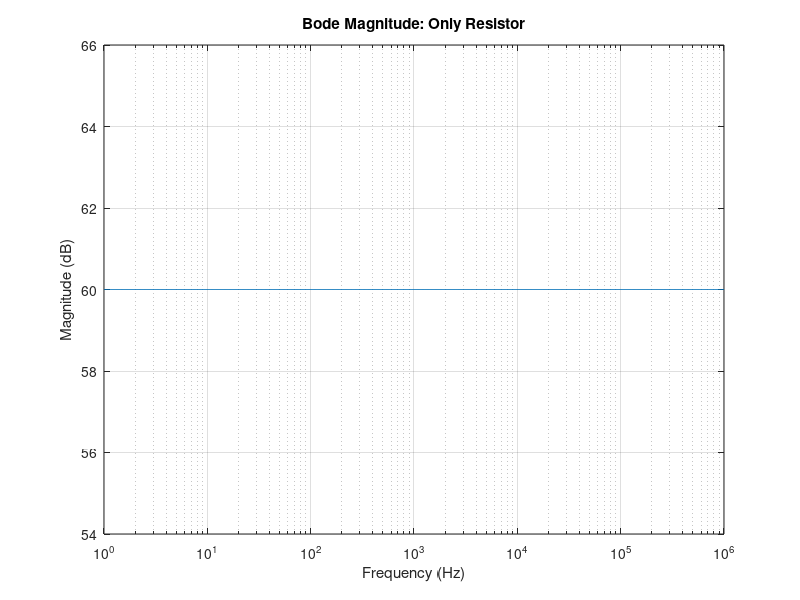
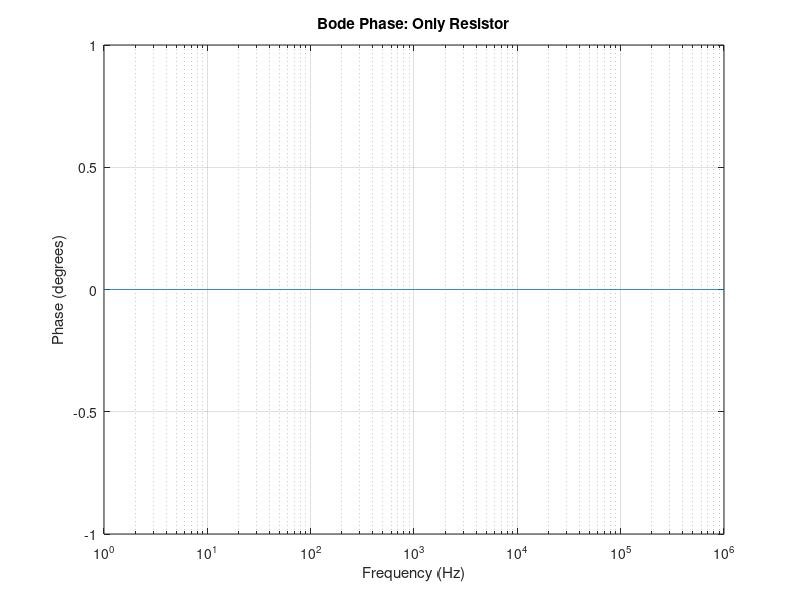
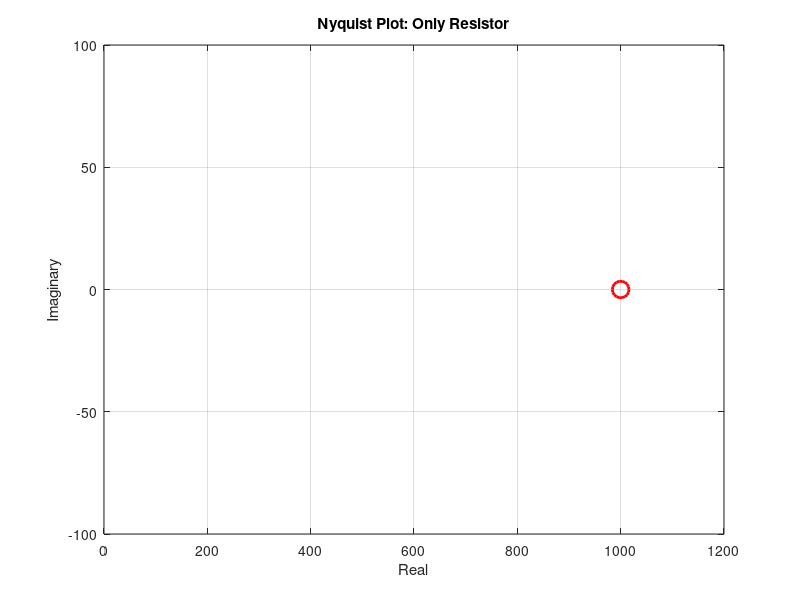

These figures' MATLAB source, in order:
R = 1e3; % 1 kOhm
f = logspace(0,6,1000);   % Frequency vector from 1 Hz to 1 MHz
mag = R*ones(size(f));    % Magnitude is always R
phase = zeros(size(f));   % Phase is always 0

% Bode magnitude plot manually
figure;
semilogx(f, 20*log10(mag));
xlabel('Frequency (Hz)');
ylabel('Magnitude (dB)');
title('Bode Magnitude: Only Resistor');
grid on;

% Bode phase plot manually
figure;
semilogx(f, phase);
xlabel('Frequency (Hz)');
ylabel('Phase (degrees)');
title('Bode Phase: Only Resistor');
grid on;

% Nyquist plot manually (just a point)
figure;
plot(R, 0, 'ro', 'MarkerSize',12, 'LineWidth',2);
xlabel('Real');
ylabel('Imaginary');
title('Nyquist Plot: Only Resistor');
grid on;
axis([0 R*1.2 -R*0.1 R*0.1]);
